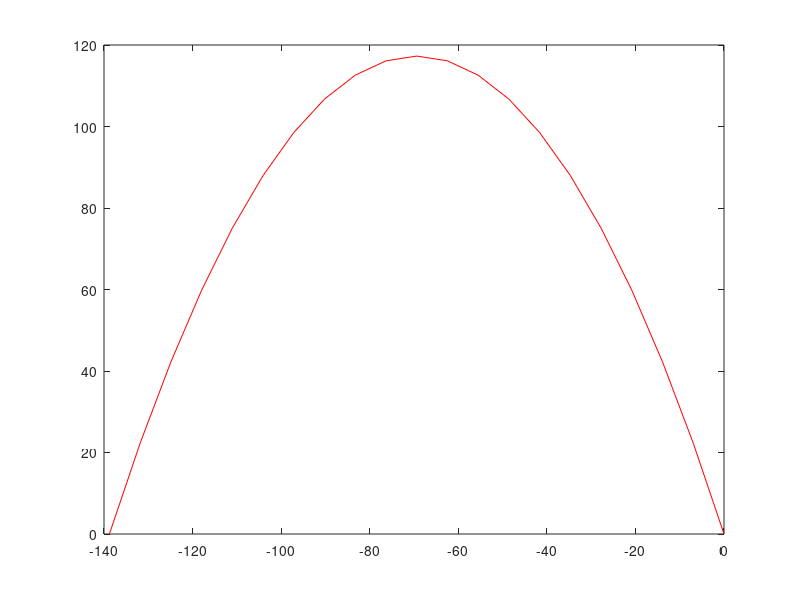

This chart was generated by the following MATLAB code:
%%=========
%
% Gun.m 
% Written by Serge 
% Last update 30-03-2021
% Last ahswer is wrong if y0 ~= 0 !!!
%
%%=========
clc; clear all;
%========= Input ==========
g = 9.8; % acceleration in m/sec^2
x0 = 0;
y0 = 0;
V0 = 50 % initial speed in m/sec
alfa_rad = input('Enter alfa_rad: ');
% Use for example  pi/4
%========= End Of Input
%========= Processing
V0x = V0*cos(alfa_rad);
V0y = V0*sin(alfa_rad);
time1 = V0y/g;
x1 = x0 + V0x * time1
y_max = y0 + V0y*time1 -0.5*g*(time1^2)
t=[0: time1/20: time1];
x = x0 + V0x*t;
y = y0 + V0y*t - 0.5*g*t.^2;
%======== Output 1
disp("Time needed for bullet to reach max height in sec = ");
time1
plot (x, y,'g');
keyboard;
%======== Output 2
disp("Time needed for a bullet to fall back to the ground = 2*time1 ");
disp("This answer is true only if y0 = 0 ");
%======== For example this answer is wrong if y0 = -30
time2 = time1*2
T=[0: time2/20: time2];
x = x0 + V0x*T;
y = y0 + V0y*T - 0.5*g*T.^2;
plot (x, y,'r');